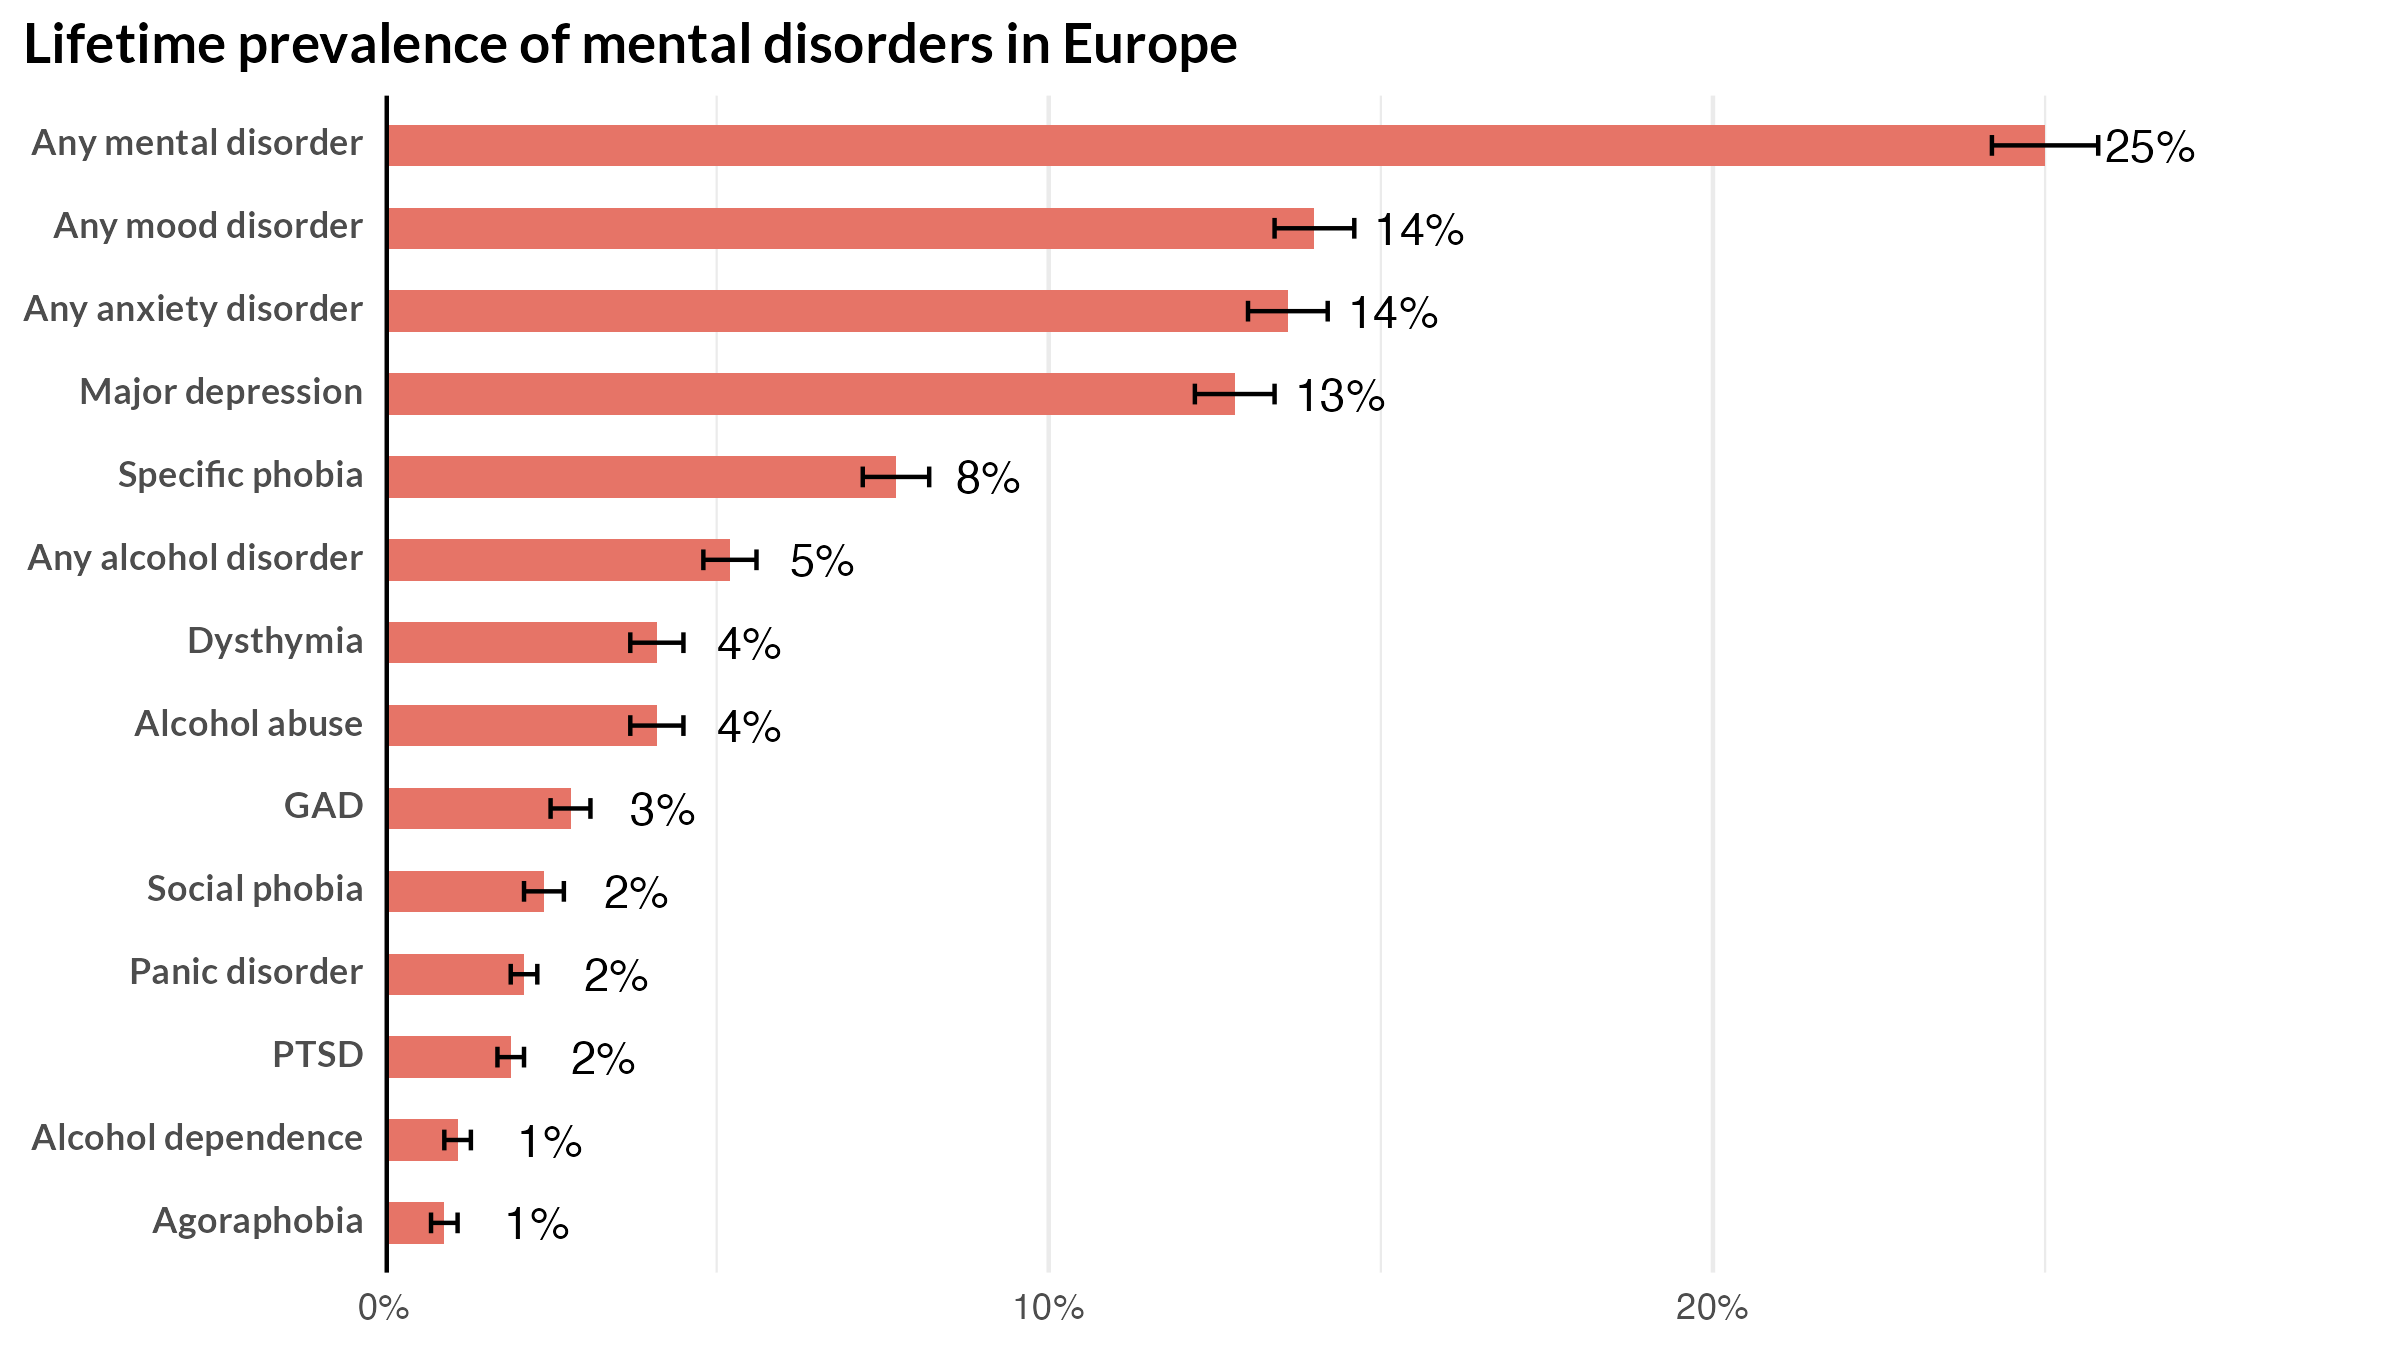

Recreate this plot in R.
### PLOT THE PREVALENCE OF PSYCHIATRIC DISORDERS ########################

#-- Libraries -------------------------

library(tidyverse)
library(ggtext)

#-- Load data ------------------------

data_prevalence_europe <- tibble(
  disorder = c(
    "Any mental disorder", "Any mood disorder", "Any anxiety disorder",
    "Any alcohol disorder", "Major depression", "Dysthymia", "GAD",
    "Social phobia", "Specific phobia", "PTSD", "Agoraphobia", "Panic disorder",
    "Alcohol abuse", "Alcohol dependence"
  ),
  lifetime_total = c(25.0, 14.0, 13.6, 5.2, 12.8, 4.1, 2.8, 2.4, 7.7, 1.9, 0.9, 2.1, 4.1, 1.1),
  lifetime_total_ci_low = c(24.2, 13.4, 13.0, 4.8, 12.2, 3.7, 2.5, 2.1, 7.2, 1.7, 0.7, 1.9, 3.7, 0.9),
  lifetime_total_ci_high = c(25.8, 14.6, 14.2, 5.6, 13.4, 4.5, 3.1, 2.7, 8.2, 2.1, 1.1, 2.3, 4.5, 1.3),
  lifetime_male = c(21.6, 9.5, 9.5, 9.3, 8.9, 2.6, 2.0, 1.9, 4.9, 0.9, 0.6, 1.6, 7.4, 1.8),
  lifetime_male_ci_low = c(20.5, 8.7, 8.7, 8.5, 8.2, 2.2, 1.6, 1.5, 4.3, 0.7, 0.4, 1.3, 6.7, 1.4),
  lifetime_male_ci_high = c(22.7, 10.3, 10.3, 10.1, 9.6, 3.0, 2.4, 2.3, 5.5, 1.1, 0.8, 1.9, 8.1, 2.2),
  lifetime_female = c(28.1, 18.2, 17.5, 1.4, 16.5, 5.6, 3.6, 2.9, 10.3, 2.9, 1.1, 2.5, 1.0, 0.4),
  lifetime_female_ci_low = c(27.0, 17.3, 16.6, 1.1, 15.6, 5.1, 3.2, 2.5, 9.5, 2.5, 0.9, 2.1, 0.8, 0.2),
  lifetime_female_ci_high = c(29.2, 19.1, 18.4, 1.7, 17.4, 6.1, 4.0, 3.3, 11.1, 3.3, 1.3, 2.9, 1.2, 0.6),
  month_total = c(9.6, 4.2, 6.4, 1.0, 3.9, 1.1, 1.0, 1.2, 3.5, 0.9, 0.4, 0.8, 0.7, 0.3),
  month_total_ci_low = c(9.1, 3.8, 6.0, 0.8, 3.6, 0.9, 0.8, 1.0, 3.2, 0.7, 0.3, 0.6, 0.6, 0.2),
  month_total_ci_high = c(10.1, 4.6, 6.8, 1.2, 4.2, 1.3, 1.2, 1.4, 3.8, 1.1, 0.5, 1.0, 0.8, 0.4),
  month_male = c(7.1, 2.8, 3.8, 1.7, 2.6, 0.8, 0.5, 0.9, 1.9, 0.4, 0.2, 0.6, 1.3, 0.4),
  month_male_ci_low = c(6.4, 2.3, 3.3, 1.4, 2.2, 0.6, 0.3, 0.7, 1.5, 0.2, 0.1, 0.4, 1.0, 0.2),
  month_male_ci_high = c(7.8, 3.3, 4.3, 2.0, 3.0, 1.0, 0.7, 1.1, 2.3, 0.6, 0.3, 0.8, 1.6, 0.6),
  month_female = c(12.0, 5.6, 8.7, 0.3, 5.0, 1.5, 1.3, 1.4, 5.0, 1.3, 0.6, 1.0, 0.2, 0.1),
  month_female_ci_low = c(11.2, 5.1, 8.0, 0.2, 4.5, 1.2, 1.0, 1.1, 4.5, 1.0, 0.4, 0.8, 0.1, 0.0),
  month_female_ci_high = c(12.8, 6.1, 9.4, 0.4, 5.5, 1.8, 1.6, 1.7, 5.5, 1.6, 0.8, 1.2, 0.3, 0.2)
)

data_norway_young <- readxl::read_excel(
  path = "files/vedlegg-utvalgte-psykiske-lidelser_publisert-fhr-13.09.23.xlsx",
  sheet = "custom",
  range = "A2:Q32"
) |> 
  janitor::clean_names()

data_norway <- tibble(
  disorder = c(
    "Major depressive episode", "Any anxiety disorder", "Generalized anxiety disorder", "Agoraphobia", 
    "Panic disorder", "Social anxiety disorder", "Specific phobia", "Any substance-use disorder", 
    "Alcohol use disorder", "Drug use disorder", "Any disorder"
  ),
  prevalence_30days = c(17.1, 29.9, 16.0, 2.0, 7.4, 10.0, 9.6, 6.0, 5.6, 0.5, 39.7),
  prevalence_30days_ci_low = c(16.2, 28.8, 15.2, 1.65, 6.76, 9.27, 8.96, 5.41, 5.05, 0.39, 38.6),
  prevalence_30days_ci_high = c(17.9, 31.0, 16.9, 2.32, 7.98, 10.7, 10.4, 6.55, 6.14, 0.76, 40.9),
  prevalence_30days_frequency = c(1250, 2092, 1157, 138, 529, 697, 679, 406, 387, 37, 2737),
  lifetime_prevalence = c(46.0, 48.4, 29.0, 3.7, 19.4, 16.2, 14.1, 17.7, 16.1, 3.7, 67.3),
  lifetime_prevalence_ci_low = c(44.9, 47.2, 27.9, 3.32, 18.5, 15.4, 13.3, 16.8, 15.3, 3.27, 66.1),
  lifetime_prevalence_ci_high = c(47.2, 49.6, 30.1, 4.22, 20.3, 17.1, 14.9, 18.6, 17.0, 4.18, 68.3),
  lifetime_prevalence_frequency = c(3359, 3333, 1982, 264, 1396, 1136, 994, 1208, 1119, 252, 4730),
  prevalence_12month = c(35.3, 40.7, 23.8, 2.9, 14.4, 13.6, 11.9, 10.6, 7.7, 3.7, 57.3),
  prevalence_12month_ci_low = c(34.2, 39.5, 22.8, 2.56, 13.6, 12.8, 11.1, 9.90, 7.09, 3.27, 56.1),
  prevalence_12month_ci_high = c(36.4, 41.9, 24.8, 3.37, 15.2, 14.4, 12.7, 11.4, 8.36, 4.18, 58.4),
  prevalence_12month_frequency = c(2572, 2790, 1625, 207, 1034, 949, 838, 724, 535, 252, 3977)
)

#-- Create Europe prevalence plot ------------------------

data_prevalence_europe |>
  ggplot(aes(x = lifetime_total / 100, y = reorder(disorder, lifetime_total))) +
  geom_col(fill = "#e67467", width = 0.5) +
  geom_vline(xintercept = 0, linewidth = 1) +
  geom_text(
    aes(label = str_glue("{round(lifetime_total, 1)}%")),
    hjust = 0, nudge_x = 0.9 / 100
  ) +
  geom_errorbarh(
    aes(
      xmin = lifetime_total_ci_low / 100,
      xmax = lifetime_total_ci_high / 100
    ),
    height = 0.25
  ) +
  labs(
    title = "Lifetime prevalence of mental disorders in Europe",
    x = NULL,
    y = NULL,
    caption = "Percentage (± 95% CI)<br>Data collected between **<span style='color: #e67467'>2001 and 2003</span>**<br>from Belgium, France, Germany, Italy, the Netherlands and Spain"
  ) +
  scale_x_continuous(
    limits = c(0, 0.3),
    labels = scales::label_percent(),
    expand = expansion(add = c(0, NA))
  ) +
  theme_minimal() +
  theme(
    text = element_text(family = "Source Sans"),
    axis.text.y = element_markdown(face = "bold"),
    plot.title.position = "plot",
    plot.title = element_markdown(size = 16, face = "bold"),
    plot.caption = element_markdown(),
    panel.grid = element_line(color = "#dddddd"),
    panel.grid.major.y = element_blank(),
  )

ggsave("files/prevalence_mental_disorders_europe.png", width = 9, height = 4.5)


#-- Create Norway young people plot ------------------------

data_norway_young |>
  select(gender, year = ar, ends_with("percent")) |> 
  pivot_longer(cols = ends_with("percent"), names_to = "category", values_to = "percentage") |> 
  mutate(
    age_cat = str_remove(category, "_andel_percent"),
    age_cat = str_remove(age_cat, "x"),
    age_cat = str_replace(age_cat, "_", " - "),
    age_cat = str_glue("{age_cat} years"),
    age_cat = fct_relevel(age_cat, c("0 - 5 years", "6 - 11 years", "12 - 15 years", "16 - 19 years", "20 - 24 years")),
    gender = ifelse(gender == "jenter", "Girls/Women", "Boys/Men")
  ) |> 
  ggplot(aes(x = year, y = percentage / 100, color = age_cat)) +
  geom_rect(
    mapping = aes(xmin = 2020, xmax = Inf, ymin = -Inf, ymax = Inf),
    color = "transparent",
    fill = "#dddddd",
    alpha = 1/60
  ) +
  geom_hline(yintercept = 0, linewidth = 1) +
  geom_path(
    linewidth = 2,
    lineend = "round",
    key_glyph = "point"
  ) +
  labs(
    title = "Point prevalence of psychiatric symptoms amoung children, adolescents,<br>and young adults in Norway",
    x = NULL,
    y = NULL,
    color = NULL,
    caption = "Data collected between **<span style='color: #e67467'>2008 and 2022</span>** from first-line health services in Norway"
  ) +
  scale_x_continuous(
    expand = expansion(add = c(0.25, 0))
  ) +
  scale_y_continuous(
    limits = c(0, 0.26),
    labels = scales::label_percent(),
    expand = expansion(add = c(0, NA)),
    position = "right"
  ) +
  scale_color_manual(
    values = c("#f2c674", "#8a382d", "#1d4947", "#8ee7fc",  "#ff8274"),
    guide = guide_legend(reverse = TRUE, override.aes = list(size = 6))
  ) +
  facet_wrap(~ gender, ncol = 2, scales = "free_y") + 
  coord_cartesian(clip = "off") +
  theme_minimal() +
  theme(
    text = element_text(family = "Source Sans"),
    plot.title.position = "plot",
    plot.title = element_markdown(size = 16, face = "bold"),
    plot.caption = element_markdown(),
    strip.text = element_markdown(size = 12, face = "bold"),
    panel.grid = element_line(color = "#dddddd"),
  )

ggsave("files/prevalence_mental_disorders_young_norway.png", width = 9, height = 4.5)

#-- Create Norway plot ------------------------

data_norway |>
  ggplot(aes(x = prevalence_30days / 100, y = reorder(disorder, prevalence_30days))) +
  geom_col(fill = "#e67467", width = 0.5) +
  geom_vline(xintercept = 0, linewidth = 1) +
  geom_text(
    aes(label = str_glue("{round(prevalence_30days, 1)}%")),
    hjust = 0, nudge_x = 1.6 / 100
  ) +
  geom_errorbarh(
    aes(
      xmin = prevalence_30days_ci_low / 100,
      xmax = prevalence_30days_ci_high / 100
    ),
    height = 0.25
  ) +
  labs(
    title = "Point prevalence of mental disorders in students in Norway",
    x = NULL,
    y = NULL,
    caption = "Percentage (± 95% CI)<br>Data collected in **<span style='color: #e67467'>2022</span>** from students aged 18 - 35 years"
  ) +
  scale_x_continuous(
    limits = c(0, 0.5),
    labels = scales::label_percent(),
    expand = expansion(add = c(0, 0.01))
  ) +
  theme_minimal() +
  theme(
    text = element_text(family = "Source Sans"),
    axis.text.y = element_markdown(face = "bold"),
    plot.title.position = "plot",
    plot.title = element_markdown(size = 16, face = "bold"),
    plot.caption = element_markdown(),
    panel.grid = element_line(color = "#dddddd"),
    panel.grid.major.y = element_blank(),
  )

ggsave("files/prevalence_mental_disorders_norway.png", width = 9, height = 4.5)

